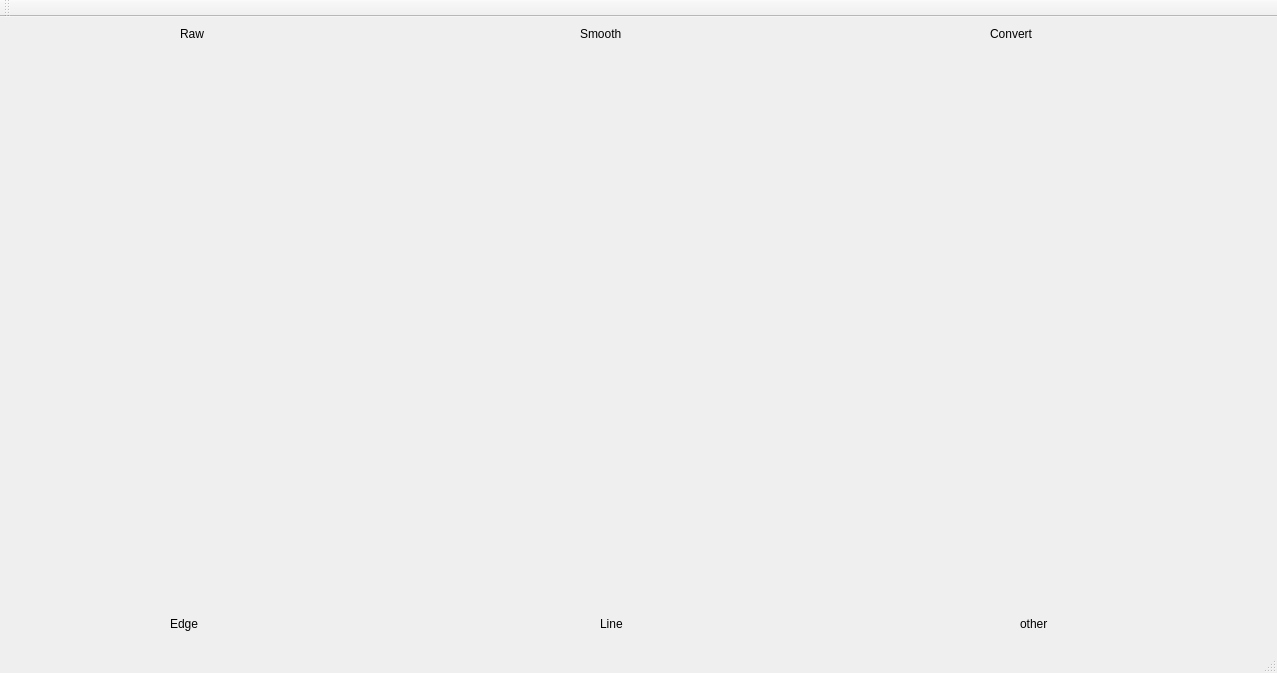
<?xml version="1.0" encoding="UTF-8"?>
<ui version="4.0">
 <class>MainWindow</class>
 <widget class="QMainWindow" name="MainWindow">
  <property name="geometry">
   <rect>
    <x>0</x>
    <y>0</y>
    <width>1277</width>
    <height>673</height>
   </rect>
  </property>
  <property name="windowTitle">
   <string>MainWindow</string>
  </property>
  <widget class="QWidget" name="centralWidget">
   <widget class="QLabel" name="label_1">
    <property name="geometry">
     <rect>
      <x>180</x>
      <y>10</y>
      <width>59</width>
      <height>14</height>
     </rect>
    </property>
    <property name="text">
     <string>Raw</string>
    </property>
   </widget>
   <widget class="QLabel" name="label_2">
    <property name="geometry">
     <rect>
      <x>580</x>
      <y>10</y>
      <width>59</width>
      <height>14</height>
     </rect>
    </property>
    <property name="text">
     <string>Smooth</string>
    </property>
   </widget>
   <widget class="QLabel" name="label_3">
    <property name="geometry">
     <rect>
      <x>990</x>
      <y>10</y>
      <width>59</width>
      <height>14</height>
     </rect>
    </property>
    <property name="text">
     <string>Convert</string>
    </property>
   </widget>
   <widget class="QLabel" name="label_4">
    <property name="geometry">
     <rect>
      <x>170</x>
      <y>600</y>
      <width>59</width>
      <height>14</height>
     </rect>
    </property>
    <property name="text">
     <string>Edge</string>
    </property>
   </widget>
   <widget class="QLabel" name="label_6">
    <property name="geometry">
     <rect>
      <x>1020</x>
      <y>600</y>
      <width>59</width>
      <height>14</height>
     </rect>
    </property>
    <property name="text">
     <string>other</string>
    </property>
   </widget>
   <widget class="QWidget" name="gridLayoutWidget">
    <property name="geometry">
     <rect>
      <x>40</x>
      <y>40</y>
      <width>1221</width>
      <height>551</height>
     </rect>
    </property>
    <layout class="QGridLayout" name="gridLayout" rowminimumheight="0,0,0" columnminimumwidth="0,0,0">
     <item row="1" column="0">
      <widget class="QLabel" name="display1">
       <property name="text">
        <string/>
       </property>
      </widget>
     </item>
     <item row="1" column="2">
      <widget class="QLabel" name="display3">
       <property name="text">
        <string/>
       </property>
      </widget>
     </item>
     <item row="1" column="1">
      <widget class="QLabel" name="display2">
       <property name="text">
        <string/>
       </property>
      </widget>
     </item>
     <item row="2" column="0">
      <widget class="QLabel" name="display4">
       <property name="text">
        <string/>
       </property>
      </widget>
     </item>
     <item row="2" column="1">
      <widget class="QLabel" name="display5">
       <property name="text">
        <string/>
       </property>
      </widget>
     </item>
     <item row="2" column="2">
      <widget class="QLabel" name="display6">
       <property name="text">
        <string/>
       </property>
      </widget>
     </item>
    </layout>
   </widget>
   <widget class="QLabel" name="label_7">
    <property name="geometry">
     <rect>
      <x>600</x>
      <y>600</y>
      <width>59</width>
      <height>14</height>
     </rect>
    </property>
    <property name="text">
     <string>Line</string>
    </property>
   </widget>
  </widget>
  <widget class="QMenuBar" name="menuBar">
   <property name="geometry">
    <rect>
     <x>0</x>
     <y>0</y>
     <width>1277</width>
     <height>19</height>
    </rect>
   </property>
  </widget>
  <widget class="QToolBar" name="mainToolBar">
   <attribute name="toolBarArea">
    <enum>TopToolBarArea</enum>
   </attribute>
   <attribute name="toolBarBreak">
    <bool>false</bool>
   </attribute>
  </widget>
  <widget class="QStatusBar" name="statusBar"/>
 </widget>
 <layoutdefault spacing="6" margin="11"/>
 <resources/>
 <connections/>
</ui>
